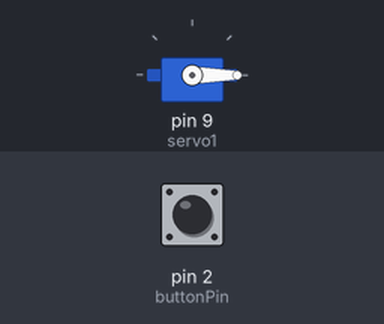
This sketch was run on a simulated Arduino Uno, built with avr-gcc and run on an emulated ATmega328P. On the bench: servo. The test bench sets the inputs (shaded band); at power-on: pin 2 (buttonPin) LOW.

Above: at 1.2 s.
1.3 s: pin 2 (buttonPin) pulled HIGH for 0.15 s
At 1.37 s:
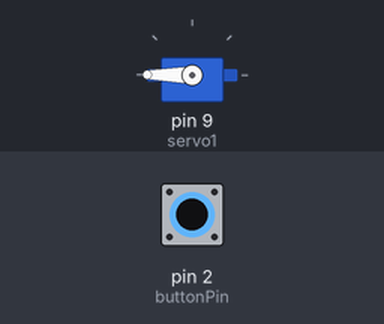
2.9 s: pin 2 (buttonPin) pulled HIGH for 3.2 s
At 6.5 s:
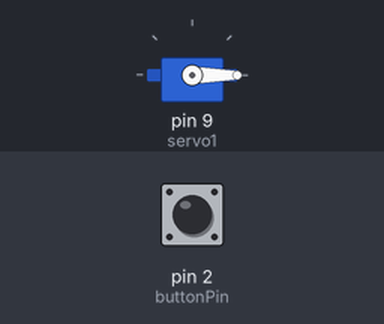
Timing chart, 0 to 8.0 s (numbered marks = the images above; inputs shaded):
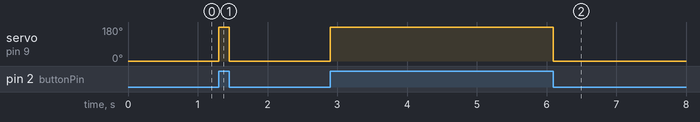

The sketch:

Code.ino
```cpp
#include <Servo.h>


// Data wire is plugged into digital pin 2 on the Arduino
Servo servo1;

const int buttonPin = 2;


void setup()
{
 servo1.attach(9);
  //pinMode(ledPin, OUTPUT);
  //pinMode(ledPin2, OUTPUT);
  //pinMode(buzzerPin, OUTPUT);
  pinMode(buttonPin, INPUT);
  // initialize the pushbutton pin as an input:

}

void loop(void)
{

if(digitalRead(buttonPin)==HIGH)
{
  servo1.write(180);

}else{
  servo1.write(0);
}


}
```

Measured:
- after the input at 1.3 s, servo on pin 9 (servo1): 0° → 180° at once, → 0° 0.15 s later
- after the input at 2.9 s, servo on pin 9 (servo1): 0° → 180° at once, → 0° 3.2 s later
